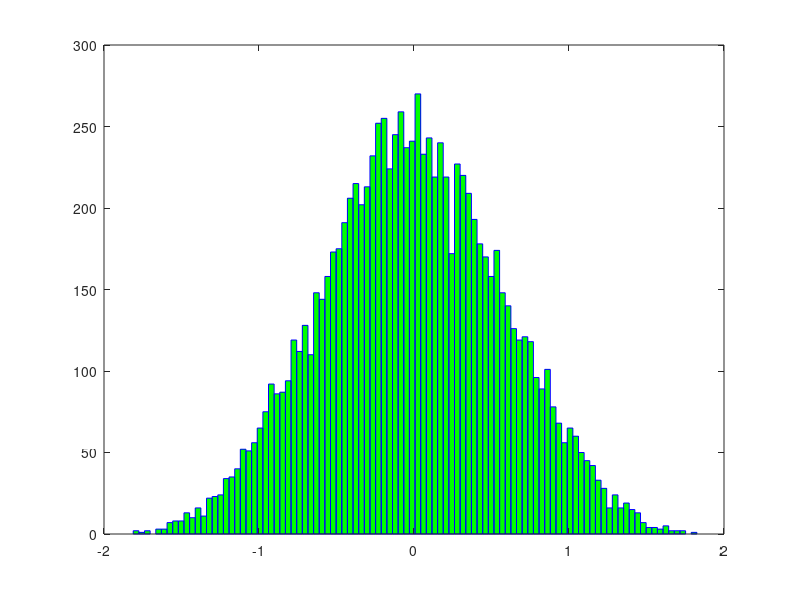

This figure's MATLAB source:
numberOfBins=100;
numberOfRandoms = 10000;
numberOfSequences = 4;

Yk= zeros(numberOfSequences,numberOfRandoms);
for i=1:numberOfSequences
Yk(i,:)=Yk(i,:) + rand(1, numberOfRandoms) - 0.5;
end;
Z = sum(Yk,1);
hist (Z, numberOfBins, "facecolor", "g", "edgecolor", "b");

%when we add a number of uniformly distributed sequences, the resulting sequence would be a normally distributed sequence.
